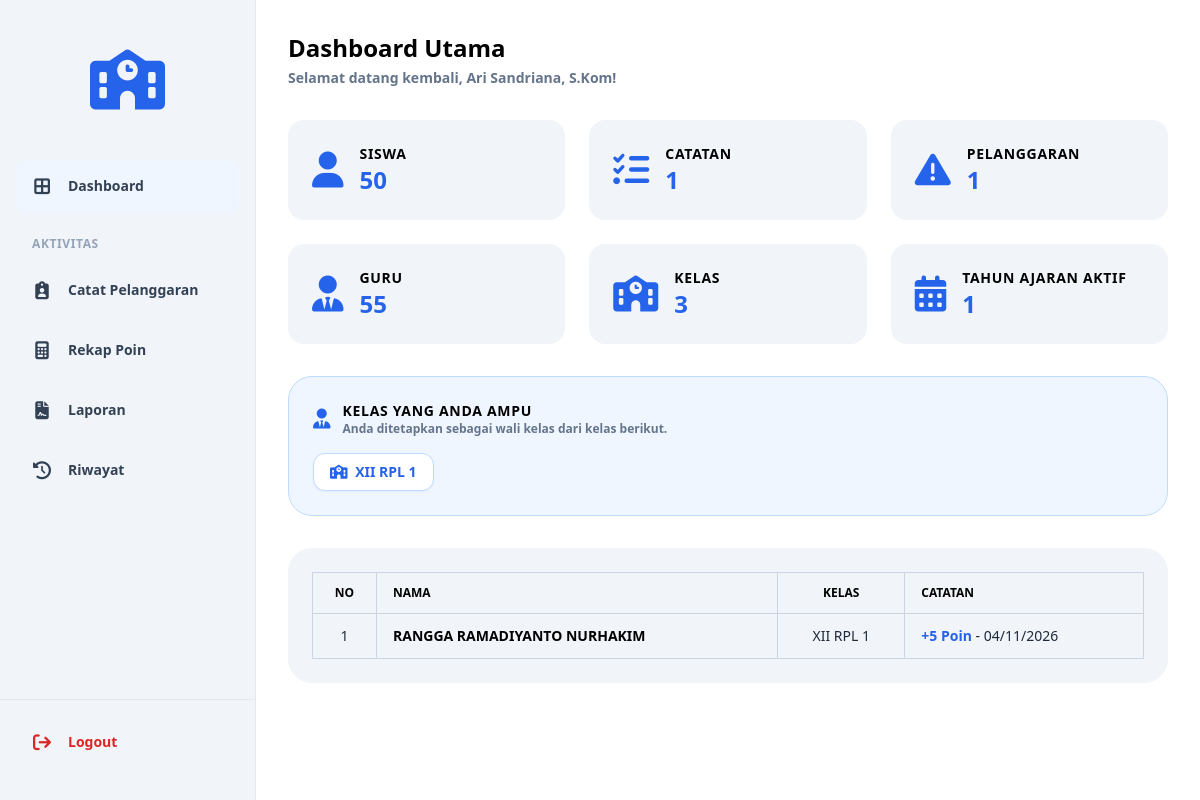
Screenshot of /dashboard.php (signed in) with the database file from the repository.
### tables this page shows
CREATE TABLE `t_kelas` (
  `id` int(11) NOT NULL AUTO_INCREMENT,
  `nama` varchar(100) DEFAULT NULL,
  `tingkat` varchar(20) NOT NULL,
  `jurusan` varchar(100) NOT NULL,
  `status_aktif` tinyint(1) NOT NULL,
  `created_at` timestamp NOT NULL DEFAULT current_timestamp(),
  `updated_at` timestamp NOT NULL DEFAULT current_timestamp(),
  PRIMARY KEY (`id`),
  UNIQUE KEY `uq_t_kelas_nama` (`nama`)
);

CREATE TABLE `t_pelanggaran_siswa` (
  `id` int(11) NOT NULL AUTO_INCREMENT,
  `tahun_ajaran_id` int(11) DEFAULT NULL,
  `siswa_id` int(11) DEFAULT NULL,
  `nama_siswa` varchar(150) NOT NULL,
  `kelas_id` int(11) DEFAULT NULL,
  `nama_kelas` varchar(100) NOT NULL,
  `pelanggaran_id` int(11) DEFAULT NULL,
  `nama_pelanggaran` int(11) NOT NULL,
  `pelanggaran_kategori_id` int(11) DEFAULT NULL,
  `guru_id` int(11) DEFAULT NULL,
  `nama_guru` varchar(150) NOT NULL,
  `tanggal` date DEFAULT NULL,
  `keterangan` text NOT NULL,
  `poin` int(11) NOT NULL,
  `tindakan` text NOT NULL,
  `status` varchar(30) NOT NULL,
  `created_at` timestamp NOT NULL DEFAULT current_timestamp(),
  `updated_at` timestamp NOT NULL DEFAULT current_timestamp(),
  PRIMARY KEY (`id`),
  KEY `guru_id` (`guru_id`),
  KEY `tahun_ajaran_id` (`tahun_ajaran_id`),
  KEY `siswa_id` (`siswa_id`),
  KEY `kelas_id` (`kelas_id`),
  KEY `pelanggaran_id` (`pelanggaran_id`),
  KEY `pelanggaran_kategori_id` (`pelanggaran_kategori_id`),
  CONSTRAINT `t_pelanggaran_siswa_ibfk_1` FOREIGN KEY (`guru_id`) REFERENCES `t_guru` (`id`) ON DELETE CASCADE,
  CONSTRAINT `t_pelanggaran_siswa_ibfk_3` FOREIGN KEY (`kelas_id`) REFERENCES `t_kelas` (`id`) ON DELETE CASCADE,
  CONSTRAINT `t_pelanggaran_siswa_ibfk_5` FOREIGN KEY (`pelanggaran_id`) REFERENCES `t_pelanggaran` (`id`) ON DELETE CASCADE,
  CONSTRAINT `t_pelanggaran_siswa_ibfk_6` FOREIGN KEY (`siswa_id`) REFERENCES `t_siswa` (`id`) ON DELETE CASCADE,
  CONSTRAINT `t_pelanggaran_siswa_ibfk_7` FOREIGN KEY (`tahun_ajaran_id`) REFERENCES `t_tahun_ajaran` (`id`) ON DELETE CASCADE
);

CREATE TABLE `t_siswa` (
  `id` int(11) NOT NULL AUTO_INCREMENT,
  `nis` varchar(20) DEFAULT NULL,
  `nisn` varchar(20) DEFAULT NULL,
  `nama` varchar(150) DEFAULT NULL,
  `jenis_kelamin` varchar(4) NOT NULL,
  `tanggal_lahir` date NOT NULL,
  `alamat` text NOT NULL,
  `status_aktif` tinyint(1) NOT NULL,
  `created_at` timestamp NOT NULL DEFAULT current_timestamp(),
  `updated_at` timestamp NOT NULL DEFAULT current_timestamp(),
  PRIMARY KEY (`id`),
  UNIQUE KEY `uq_t_siswa_nisn` (`nisn`),
  UNIQUE KEY `uq_t_siswa_nis` (`nis`)
);

### cek_akses.php (called while the page is built, shortened)
<?php
$raw_role = $_SESSION['role'] ?? $_SESSION['level'] ?? '';
$role_lower = strtolower(trim($raw_role));
if ($role_lower === 'admin') {
    $role = 'Admin';
} else {
    $role = 'Guru';
}
$wali_kelas_kelas_ids = [];
if ($role === 'Guru' && isset($_SESSION['user_id']) && isset($koneksi)) {
    $uid = (int)$_SESSION['user_id'];
    $q_wali_kelas = @mysqli_query($koneksi, "
        SELECT wk.kelas_id
        FROM t_wali_kelas wk
        INNER JOIN t_guru g ON wk.guru_id = g.id
        WHERE g.user_id = '$uid' AND wk.status_aktif = 1
    ");
    if ($q_wali_kelas) {
        while ($wk = mysqli_fetch_assoc($q_wali_kelas)) {
            $wali_kelas_kelas_ids[] = (int)$wk['kelas_id'];
        }
        $is_wali_kelas = count($wali_kelas_kelas_ids) > 0;
    }
}
?>

### dashboard.php (the view, shortened to what this page needs)
<?php
include 'config/koneksi.php';
include 'cek_akses.php';
$user_name = $_SESSION['name'] ?? $_SESSION['username'] ?? 'Pengguna';
$wali_kelas_kelas = [];
if ($is_wali_kelas && !empty($wali_kelas_kelas_ids)) {
    $ids = implode(',', $wali_kelas_kelas_ids);
    $q_kelas_wk = mysqli_query($koneksi, "SELECT id, nama FROM t_kelas WHERE id IN ($ids) ORDER BY nama ASC");
    if ($q_kelas_wk) {
        while ($k = mysqli_fetch_assoc($q_kelas_wk)) {
            $wali_kelas_kelas[] = $k;
        }
    }
}
$query_siswa = mysqli_query($koneksi, "SELECT COUNT(*) as total FROM t_siswa");
$total_siswa = mysqli_fetch_assoc($query_siswa)['total'] ?? 0;
$query_guru = mysqli_query($koneksi, "SELECT COUNT(*) as total FROM t_guru");
$total_guru = mysqli_fetch_assoc($query_guru)['total'] ?? 0;
$query_pelanggaran = mysqli_query($koneksi, "SELECT COUNT(*) as total FROM t_pelanggaran_siswa");
$total_pelanggaran = mysqli_fetch_assoc($query_pelanggaran)['total'] ?? 0;
$query_kelas = mysqli_query($koneksi, "SELECT COUNT(*) as total FROM t_kelas");
$total_kelas = mysqli_fetch_assoc($query_kelas)['total'] ?? 0;
$query_ta_aktif = mysqli_query($koneksi, "SELECT COUNT(*) as total FROM t_tahun_ajaran WHERE status_aktif = 1");
$total_ta_aktif = mysqli_fetch_assoc($query_ta_aktif)['total'] ?? 0;
$query_recent = mysqli_query($koneksi, "
    SELECT
        ps.tanggal,
        ps.poin,
        s.nama AS nama_siswa,
        k.nama AS nama_kelas
    FROM t_pelanggaran_siswa ps
    LEFT JOIN t_siswa s ON ps.siswa_id = s.id
    LEFT JOIN t_kelas k ON ps.kelas_id = k.id
    " . ($role === 'Guru'
        ? (!empty($wali_kelas_kelas_ids)
            ? "WHERE ps.kelas_id IN (" . implode(',', $wali_kelas_kelas_ids) . ")"
            : "WHERE 1 = 0")
        : "") . "
    ORDER BY ps.tanggal DESC
    LIMIT 5
");
?>
<!DOCTYPE html>
<html lang="id">
<head>
    <?php include 'layouts/head.php'; ?>
</head>
<body class="bg-white text-slate-800 font-sans">
    <div class="flex min-h-screen">
        <?php include 'layouts/sidebar.php'; ?>
        <main class="flex-1 p-8 bg-white overflow-y-auto">
            <div class="flex justify-between items-center mb-8">
                <div>
                    <h1 class="text-2xl font-bold text-black">Dashboard Utama</h1>
                    <p class="text-sm font-bold text-slate-500 mt-1">Selamat datang kembali, <?php echo htmlspecialchars($user_name); ?>!</p>
                </div>
            </div>
            <div class="grid grid-cols-1 md:grid-cols-3 gap-6 mb-6">
                <div class="bg-slate-100 p-6 rounded-2xl flex items-center gap-4">
                    <i class="fa-solid fa-user text-4xl text-blue-600"></i>
                    <div>
                        <h3 class="text-sm font-bold text-black uppercase tracking-wider">Siswa</h3>
                        <p class="text-2xl font-bold text-blue-600"><?php echo $total_siswa; ?></p>
                    </div>
                </div>
                <div class="bg-slate-100 p-6 rounded-2xl flex items-center gap-4">
                    <i class="fa-solid fa-list-check text-4xl text-blue-600"></i>
                    <div>
                        <h3 class="text-sm font-bold text-black uppercase tracking-wider">Catatan</h3>
                        <p class="text-2xl font-bold text-blue-600"><?php echo $total_pelanggaran; ?></p>
                    </div>
                </div>
                <div class="bg-slate-100 p-6 rounded-2xl flex items-center gap-4">
                    <i class="fa-solid fa-triangle-exclamation text-4xl text-blue-600"></i>
                    <div>
                        <h3 class="text-sm font-bold text-black uppercase tracking-wider">Pelanggaran</h3>
                        <p class="text-2xl font-bold text-blue-600"><?php echo $total_pelanggaran; ?></p>
                    </div>
                </div>
            </div>
            <div class="grid grid-cols-1 md:grid-cols-3 gap-6 mb-8">
                <div class="bg-slate-100 p-6 rounded-2xl flex items-center gap-4">
                    <i class="fa-solid fa-user-tie text-4xl text-blue-600"></i>
                    <div>
                        <h3 class="text-sm font-bold text-black uppercase tracking-wider">Guru</h3>
                        <p class="text-2xl font-bold text-blue-600"><?php echo $total_guru; ?></p>
                    </div>
                </div>
                <div class="bg-slate-100 p-6 rounded-2xl flex items-center gap-4">
                    <i class="fa-solid fa-school text-4xl text-blue-600"></i>
                    <div>
                        <h3 class="text-sm font-bold text-black uppercase tracking-wider">Kelas</h3>
                        <p class="text-2xl font-bold text-blue-600"><?php echo $total_kelas; ?></p>
                    </div>
                </div>
                <div class="bg-slate-100 p-6 rounded-2xl flex items-center gap-4">
                    <i class="fa-solid fa-calendar-days text-4xl text-blue-600"></i>
                    <div>
                        <h3 class="text-sm font-bold text-black uppercase tracking-wider">Tahun Ajaran Aktif</h3>
                        <p class="text-2xl font-bold text-blue-600"><?php echo $total_ta_aktif; ?></p>
                    </div>
                </div>
            </div>
            <?php if ($is_wali_kelas): ?>
            <div class="bg-blue-50 border border-blue-200 p-6 rounded-[1.5rem] mb-8">
                <div class="flex items-center gap-3 mb-4">
                    <i class="fa-solid fa-user-tie text-xl text-blue-600"></i>
                    <div>
                        <h3 class="text-sm font-bold text-black uppercase tracking-wider">Kelas yang Anda Ampu</h3>
                        <p class="text-xs font-bold text-slate-500">Anda ditetapkan sebagai wali kelas dari kelas berikut.</p>
                    </div>
                </div>
                <div class="flex flex-wrap gap-3">
                    <?php foreach ($wali_kelas_kelas as $k): ?>
                        <span class="bg-white border border-blue-200 px-4 py-2 rounded-xl text-sm font-bold text-blue-600 shadow-sm">
                            <i class="fa-solid fa-school mr-1"></i> <?php echo htmlspecialchars($k['nama']); ?>
                        </span>
                    <?php endforeach; ?>
                </div>
            </div>
            <?php endif; ?>
            <div class="bg-slate-100 p-6 rounded-[1.5rem]">
                <div class="overflow-x-auto">
                    <table class="w-full border-collapse border border-slate-300 bg-slate-100">
                        <thead>
                            <tr>
                                <th class="border border-slate-300 px-4 py-3 text-xs font-bold text-black uppercase text-center w-16">NO</th>
                                <th class="border border-slate-300 px-4 py-3 text-xs font-bold text-black uppercase text-left">NAMA</th>
                                <th class="border border-slate-300 px-4 py-3 text-xs font-bold text-black uppercase text-center">KELAS</th>
                                <th class="border border-slate-300 px-4 py-3 text-xs font-bold text-black uppercase text-left">CATATAN</th>
                            </tr>
                        </thead>
                        <tbody>
                            <?php
                            $no = 1;
                            if (mysqli_num_rows($query_recent) > 0):
                                while ($row = mysqli_fetch_assoc($query_recent)):
                            ?>
                                <tr>
                                    <td class="border border-slate-300 px-4 py-3 text-sm text-center"><?php echo $no++; ?></td>
                                    <td class="border border-slate-300 px-4 py-3 text-sm font-bold text-black"><?php echo htmlspecialchars($row['nama_siswa']); ?></td>
                                    <td class="border border-slate-300 px-4 py-3 text-sm text-center"><?php echo htmlspecialchars($row['nama_kelas']); ?></td>
                                    <td class="border border-slate-300 px-4 py-3 text-sm">
                                        <span class="text-blue-600 font-bold">+<?php echo $row['poin']; ?> Poin</span> - <?php echo date('d/m/Y', strtotime($row['tanggal'])); ?>
                                    </td>
                                </tr>
                            <?php
                                endwhile;
                            else:
                            ?>
                                <tr>
                                    <td colspan="4" class="border border-slate-300 px-4 py-8 text-center text-slate-500">Belum ada pelanggaran.</td>
                                </tr>
                            <?php endif; ?>
                        </tbody>
                    </table>
                </div>
            </div>
        </main>
    </div>
</body>
</html>

### rows the page displays
t_kelas: nama "XII RPL 1"
t_pelanggaran_siswa: siswa.nama "RANGGA RAMADIYANTO NURHAKIM", kelas.nama "XII RPL 1", poin "5", tanggal "04/11/2026"

### other values shown
$user_name "Ari Sandriana, S.Kom"
$total_siswa "50"
$total_pelanggaran "1"
$total_guru "55"
$total_kelas "3"
$total_ta_aktif "1"
